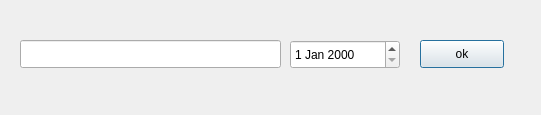
<?xml version="1.0" encoding="UTF-8"?>
<ui version="4.0">
 <class>EditDialog</class>
 <widget class="QDialog" name="EditDialog">
  <property name="geometry">
   <rect>
    <x>0</x>
    <y>0</y>
    <width>541</width>
    <height>115</height>
   </rect>
  </property>
  <property name="windowTitle">
   <string>Dialog</string>
  </property>
  <widget class="QLineEdit" name="lineEdit">
   <property name="geometry">
    <rect>
     <x>20</x>
     <y>40</y>
     <width>261</width>
     <height>28</height>
    </rect>
   </property>
  </widget>
  <widget class="QDateEdit" name="dateEdit">
   <property name="geometry">
    <rect>
     <x>290</x>
     <y>40</y>
     <width>110</width>
     <height>29</height>
    </rect>
   </property>
  </widget>
  <widget class="QPushButton" name="pushButton">
   <property name="geometry">
    <rect>
     <x>420</x>
     <y>40</y>
     <width>84</width>
     <height>28</height>
    </rect>
   </property>
   <property name="text">
    <string>ok</string>
   </property>
  </widget>
 </widget>
 <resources/>
 <connections/>
</ui>
